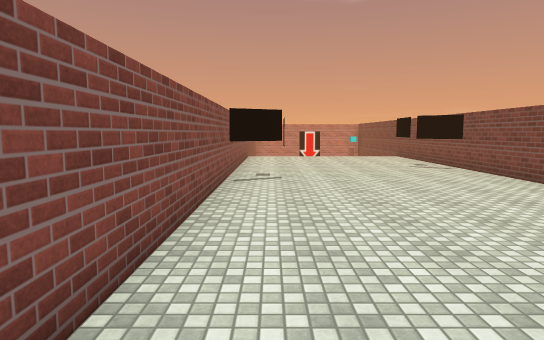
[1] (above)

12 first-person views from a walk through a scene from a Unity 3-D project. The camera is 1.5 m above the floor, tilts 6° down and sees 75° across. The floor is counted in squares, 1 m on a side. Each view is taken from the middle of a square. On the plan, view 1 faces up. The plan holds only what a view shows up to about 16 squares ahead; the rest is blank. The place goes on beyond the plan. The player is left out. Some animated figures are not drawn. Some surface patterns are stand-ins.

[2]
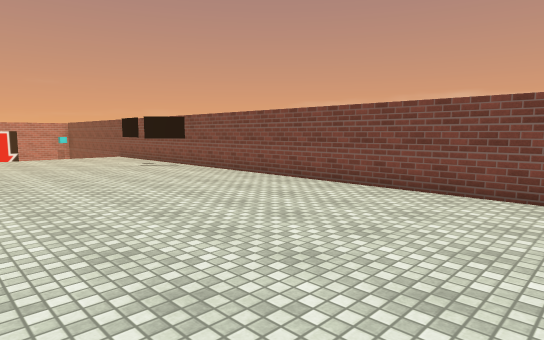

[3]
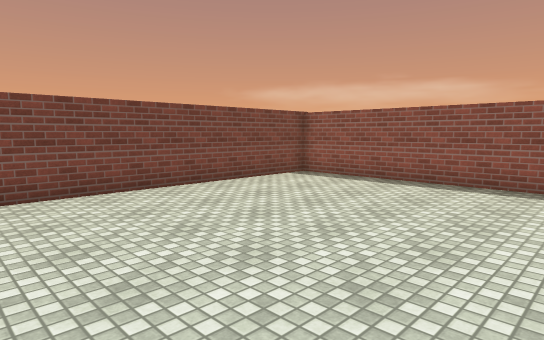

[4]
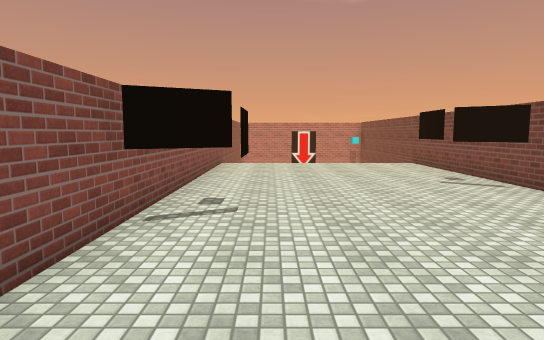

[5]
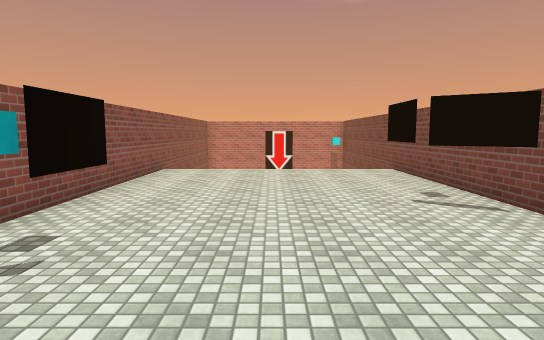

[6]
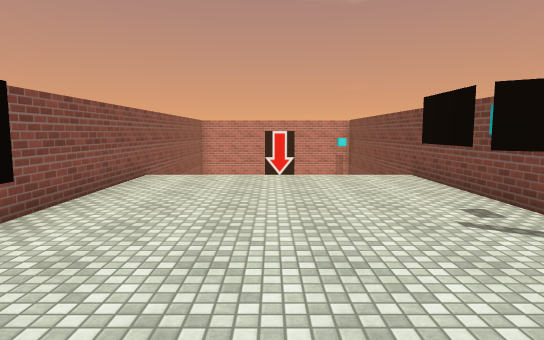

[7]
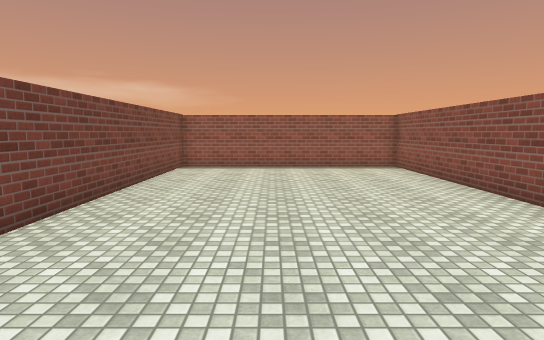

[8]
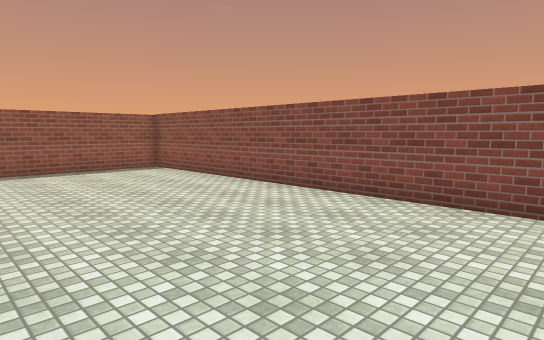

[9]
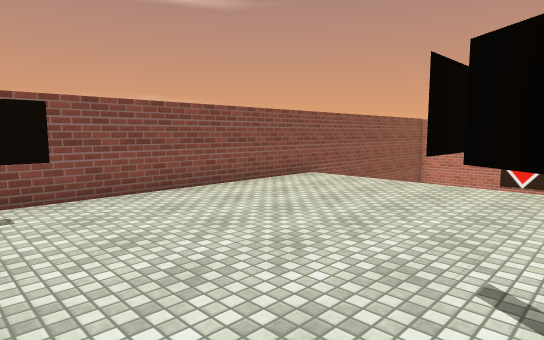

[10]
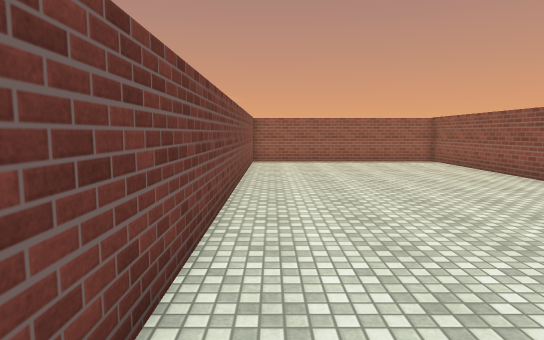

[11]
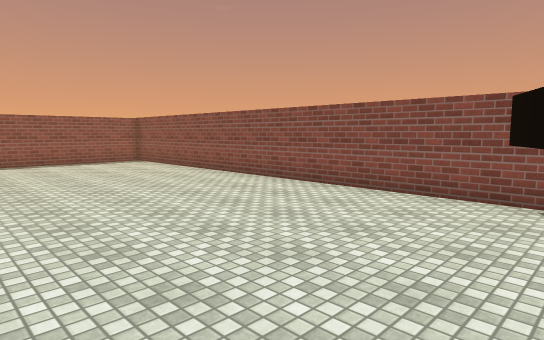

[12]
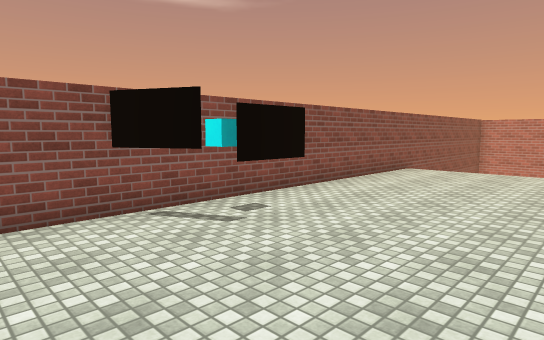

### Floor plan
Key: @ floor where view 1 was taken; # wall or solid block; . floor; v drop or lower ground.
Columns run from 2 left of view 1 to 8 right of it. Each row starts with its distance up from view 1.
 25 #         #
 24 #         #
 23 #vvvvvvvvv#
 22 #.........#
 21 #.........#
 20 #.........#
 19 #.........#
 18 #.........#
 17 #.........#
 16 #.......#.#
 15 #.......#.#
 14 #........##
 13 #.#.......#
 12 #.#.......#
 11 ###.......#
 10 #.........#
  9 #.........#
  8 #.........#
  7 #.........#
  6 #.........#
  5 #.........#
  4 #.........#
  3 #.........#
  2 #.........#
  1 #.........#
  0 #.@.......#
 -1 #.........#
 -2 #.........#
 -3 #.........#
 -4 #.........#
 -5 #.........#
 -6 #.........#
 -7 ###########

Positions as (right, up) in squares from view 1, and headings:
1: (0, 0), facing up
2: (-1, 0), facing up-right
3: (-1, 4), facing down-right
4: (1, 5), facing up
5: (3, 8), facing up
6: (3, 10), facing up
7: (4, 9), facing down
8: (6, 8), facing down-left
9: (7, 12), facing up-left
10: (7, 12), facing down
11: (7, 12), facing down-left
12: (5, 8), facing up-left
